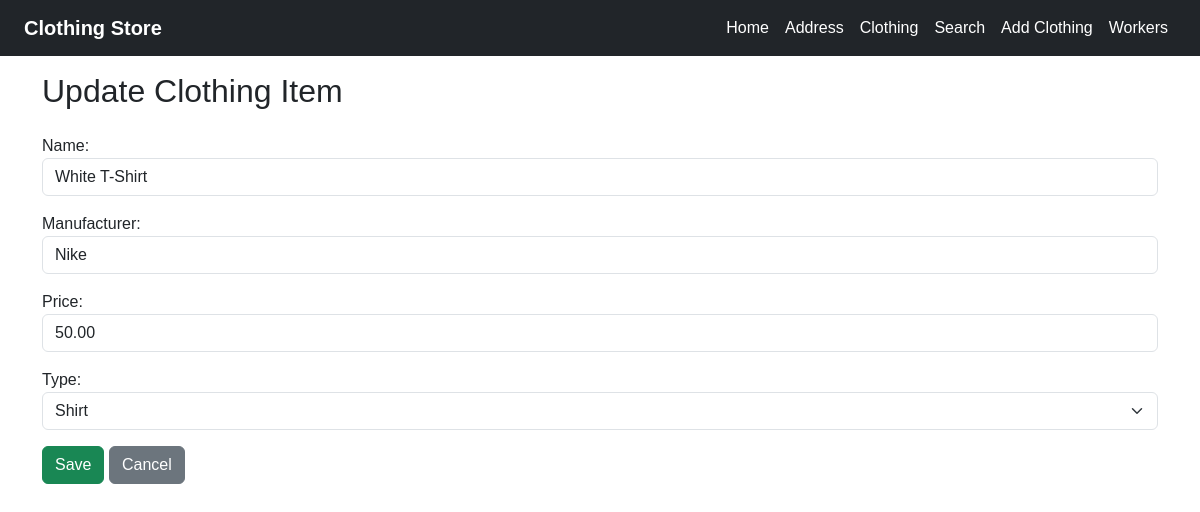
Page /clothing/update/1/ on the committed database.
### clothing/models.py (models this page shows, shortened)
class ClothingModel(models.Model):
    name = models.CharField(max_length=100)
    manufacturer = models.CharField(max_length=100)
    price = models.DecimalField(max_digits=8, decimal_places=2, validators=[MinValueValidator(0), MaxValueValidator(1000)])
    type = models.ForeignKey(TypeModel, on_delete=models.CASCADE,related_name='clothing_items')

class TypeModel(models.Model):
    name = models.CharField(max_length=100)
    def __str__(self):
        return self.name

### clothing/views.py (the view)
# urls.py: path('update/<int:pk>/', views.update_clothing, name='update_clothing'),
def update_clothing(request,pk):
    item=get_object_or_404(ClothingModel,pk=pk)
    if request.method=='POST':
        form=ClothingCreateForm(request.POST,instance=item)
        if form.is_valid():
            form.save()
            return redirect('product_list')
    else:
        form=ClothingCreateForm(instance=item)
    return render(request,'clothing/update_clothing.html',{'form':form,'item':item})

### clothing/forms.py
class ClothingCreateForm(forms.ModelForm):
    class Meta:
        model = ClothingModel
        fields = ['name', 'manufacturer', 'price', 'type']
        widgets = {
            'name': forms.TextInput(attrs={'class': 'form-control'}),
            'manufacturer': forms.TextInput(attrs={'class': 'form-control'}),
            'price': forms.NumberInput(attrs={'class': 'form-control', 'min': 0, 'max': 1000}),
            'type': forms.Select(attrs={'class': 'form-select'}),
        }

### clothing/templates/clothing/update_clothing.html (shortened to what this page needs)
{% extends 'layout.html' %}
{% block content %}
<div class="container mt-5">
    <h2 class="mb-4">Update Clothing Item</h2>
    <form method="post">
        {{ form.as_p }}
        <button type="submit" class="btn btn-success">Save</button>
        <a href="{% url 'product_list' %}" class="btn btn-secondary">Cancel</a>
    </form>
</div>
{% endblock %}

### clothing_website/static/css/style.css (style rules this page uses)
* { margin: 0; padding: 0; box-sizing: border-box; }
body { font-family: Arial, sans-serif; }

### rows in the picture
ClothingModel: name "White T-Shirt", manufacturer "Nike", price "50.00", type "Shirt"
